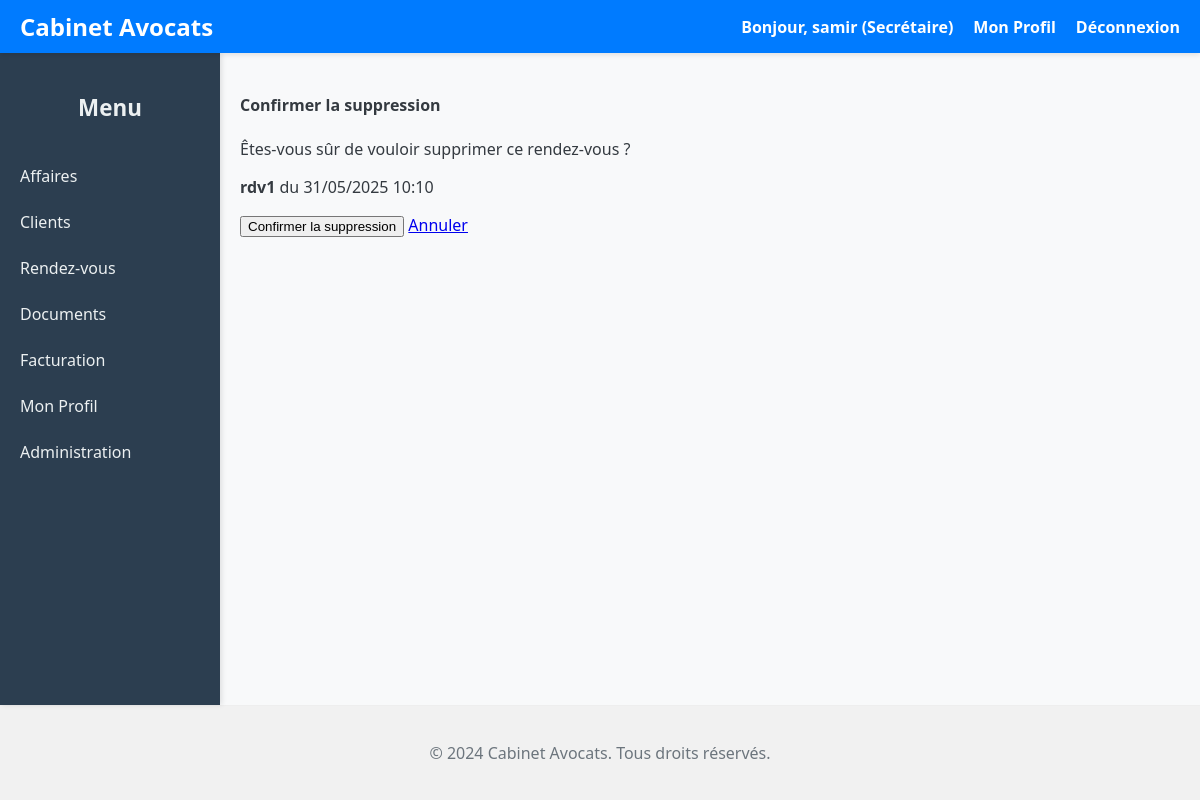
The page /calendrier/1/supprimer/ (signed in) on the database its author committed.
### utilisateurs/models.py (models this page shows, shortened)
class Utilisateur(AbstractUser):
    ROLE_CHOICES = [
        ("AVOCAT", "Avocat"),
        ("SECRETAIRE", "Secrétaire")
    ]
    adresse = models.TextField()
    telephone = models.CharField(max_length=12, null=True, blank=True)
    role = models.CharField( max_length=20, choices=ROLE_CHOICES, default="SECRETAIRE", # Rôle par défaut si non spécifié
        verbose_name="Rôle",
        help_text="Le rôle de l'utilisateur au sein du cabinet (Avocat ou Secrétaire)."
    )
    groups = models.ManyToManyField( Group, verbose_name='groupes', blank=True, help_text='Les groupes auxquels cet utilisateur appartient. Un utilisateur '
                  'obtiendra toutes les permissions accordées à chacun de ses groupes.',
        related_name="utilisateur_set",  # Nom unique pour éviter les conflits
        related_query_name="utilisateur",
    )
    user_permissions = models.ManyToManyField( Permission, verbose_name='permissions utilisateur', blank=True, help_text='Permissions spécifiques pour cet utilisateur.',
        related_name="utilisateur_set",  # Nom unique pour éviter les conflits
        related_query_name="utilisateur",
    )
    class Meta:
        verbose_name = "Utilisateur"
        verbose_name_plural = "Utilisateurs"
        ordering = ['username'] # Tri par nom d'utilisateur par défaut

### calendrier/models.py (models this page shows, shortened)
class RendezVous(models.Model):
    titre = models.CharField(max_length=200)
    description = models.TextField(blank=True)
    date_debut = models.DateTimeField()
    date_fin = models.DateTimeField()
    lieu = models.CharField(max_length=200, blank=True)
    affaire = models.ForeignKey( Affaire, on_delete=models.SET_NULL, null=True, blank=True, related_name='rendezvous', verbose_name="Affaire associée" )
    participants = models.ManyToManyField(User, related_name='rendez_vous', null=True, blank=True)
    createur = models.ForeignKey(User, on_delete=models.CASCADE, related_name='rendez_vous_crees')
    class Meta:
        verbose_name = "Rendez-vous"
        verbose_name_plural = "Rendez-vous"
        ordering = ['date_debut']

### calendrier/views.py (the view, shortened to what this page needs)
# urls.py: path('<int:pk>/supprimer/', RendezVousDeleteView.as_view(), name='supprimer'),
class RendezVousDeleteView(LoginRequiredMixin, DeleteView):
    model = RendezVous
    template_name = 'calendrier/confirm_delete.html'
    success_url = reverse_lazy('calendrier:liste')

### calendrier/templates/calendrier/confirm_delete.html (shortened to what this page needs)
{% extends 'base.html' %}
{% block content %}
<div class="container mt-4">
    <div class="card">
        <div class="card-header bg-danger text-white">
            <h4>Confirmer la suppression</h4>
        </div>
        <div class="card-body">
            <p>Êtes-vous sûr de vouloir supprimer ce rendez-vous ?</p>
            <p><strong>{{ object.titre }}</strong> du {{ object.date_debut|date:"d/m/Y H:i" }}</p>
            <form method="post">
                <button type="submit" class="btn btn-danger">
                     Confirmer la suppression
                </button>
                <a href="{% url 'calendrier:liste' %}" class="btn btn-secondary">Annuler</a>
            </form>
        </div>
    </div>
</div>
{% endblock %}

### templates/base.html (shortened to what this page needs)
<!DOCTYPE html>
<html lang="fr">
<head>
</head>
<body>
    <header>
        <a href="{% url 'affaire:liste_affaires' %}" class="app-title">Cabinet Avocats</a>
        <nav id="mainNav">
            {% if user.is_authenticated %}
                <span>Bonjour, {{ user.first_name|default:user.username }} ({{ user.get_role_display }})</span>
                <a href="{% url 'utilisateurs:profil' %}">Mon Profil</a>
                <a href="{% url 'utilisateurs:logout' %}">Déconnexion</a>
            {% else %}
                <a href="{% url 'utilisateurs:login' %}">Connexion</a>
            {% endif %}
        </nav>
    </header>
    <div class="main-wrapper">
        <aside class="sidebar" id="sidebar">
            {% include '_sidebar.html' %}
        </aside>
        <main class="content-wrapper">
            {% block content %}{% endblock %}
        </main>
    </div>
    <footer>
        <p>&copy; 2024 Cabinet Avocats. Tous droits réservés.</p>
    </footer>
</body>
</html>

### templates/base.html (style rules this page uses)
body { font-family: 'Segoe UI', Tahoma, Geneva, Verdana, sans-serif; margin: 0; background-color: #f8f9fa; color: #343a40; display: flex; min-height: 100vh; flex-direction: column; }
header { background-color: #007bff; padding: 10px 20px; color: white; display: flex; justify-content: space-between; align-items: center; box-shadow: 0 2px 5px rgba(0,0,0,0.1); flex-shrink: 0; position: sticky; top: 0; z-index: 1000; }
header .app-title { font-size: 1.5em; font-weight: bold; color: white; text-decoration: none; flex-shrink: 0; }
header nav { display: flex; gap: 20px; align-items: center; }
header nav a, header nav span { color: white; text-decoration: none; font-weight: bold; transition: color 0.3s ease; white-space: nowrap; }
.main-wrapper { display: flex; flex-grow: 1; }
.sidebar { width: 220px; background-color: #2c3e50; color: white; padding: 20px 0; box-shadow: 2px 0 5px rgba(0,0,0,0.1); flex-shrink: 0; transition: transform 0.3s ease-in-out; overflow-y: auto; z-index: 999; }
.content-wrapper { flex-grow: 1; padding: 20px; overflow-y: auto; }
footer { text-align: center; margin-top: auto; padding: 20px; color: #6c757d; border-top: 1px solid #eee; background-color: #f1f1f1; flex-shrink: 0; }
@media (min-width: 1025px) { .sidebar { width: 220px; } }
@media (min-width: 1025px) { .content-wrapper { padding: 20px; } }

### rows shown on the page
Utilisateur: first_name "samir", role "Secrétaire"
RendezVous: titre "rdv1", date_debut "31/05/2025 10:10"
